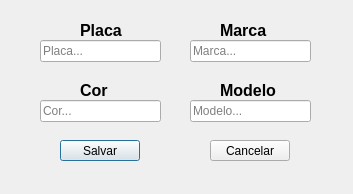
<?xml version="1.0" encoding="UTF-8"?>
<ui version="4.0">
 <class>Editar</class>
 <widget class="QDialog" name="Editar">
  <property name="geometry">
   <rect>
    <x>0</x>
    <y>0</y>
    <width>353</width>
    <height>194</height>
   </rect>
  </property>
  <property name="windowTitle">
   <string>Editar</string>
  </property>
  <widget class="QLineEdit" name="txtEdPlaca">
   <property name="geometry">
    <rect>
     <x>40</x>
     <y>40</y>
     <width>121</width>
     <height>22</height>
    </rect>
   </property>
   <property name="placeholderText">
    <string>Placa...</string>
   </property>
  </widget>
  <widget class="QLineEdit" name="txtEdMarca">
   <property name="geometry">
    <rect>
     <x>190</x>
     <y>40</y>
     <width>121</width>
     <height>22</height>
    </rect>
   </property>
   <property name="placeholderText">
    <string>Marca...</string>
   </property>
  </widget>
  <widget class="QLineEdit" name="txtEdCor">
   <property name="geometry">
    <rect>
     <x>40</x>
     <y>100</y>
     <width>121</width>
     <height>22</height>
    </rect>
   </property>
   <property name="placeholderText">
    <string>Cor...</string>
   </property>
  </widget>
  <widget class="QLineEdit" name="txtEdModelo">
   <property name="geometry">
    <rect>
     <x>190</x>
     <y>100</y>
     <width>121</width>
     <height>22</height>
    </rect>
   </property>
   <property name="placeholderText">
    <string>Modelo...</string>
   </property>
  </widget>
  <widget class="QPushButton" name="salvar">
   <property name="geometry">
    <rect>
     <x>60</x>
     <y>140</y>
     <width>80</width>
     <height>21</height>
    </rect>
   </property>
   <property name="text">
    <string>Salvar</string>
   </property>
  </widget>
  <widget class="QPushButton" name="cancel">
   <property name="geometry">
    <rect>
     <x>210</x>
     <y>140</y>
     <width>80</width>
     <height>21</height>
    </rect>
   </property>
   <property name="text">
    <string>Cancelar</string>
   </property>
  </widget>
  <widget class="QLabel" name="lblEdPlaca">
   <property name="geometry">
    <rect>
     <x>80</x>
     <y>20</y>
     <width>61</width>
     <height>20</height>
    </rect>
   </property>
   <property name="font">
    <font>
     <family>Arial</family>
     <pointsize>12</pointsize>
     <weight>75</weight>
     <bold>true</bold>
    </font>
   </property>
   <property name="text">
    <string>Placa</string>
   </property>
  </widget>
  <widget class="QLabel" name="lblEdCor">
   <property name="geometry">
    <rect>
     <x>80</x>
     <y>80</y>
     <width>61</width>
     <height>20</height>
    </rect>
   </property>
   <property name="font">
    <font>
     <family>Arial</family>
     <pointsize>12</pointsize>
     <weight>75</weight>
     <bold>true</bold>
    </font>
   </property>
   <property name="text">
    <string>Cor</string>
   </property>
  </widget>
  <widget class="QLabel" name="lblEdMarca">
   <property name="geometry">
    <rect>
     <x>220</x>
     <y>20</y>
     <width>61</width>
     <height>20</height>
    </rect>
   </property>
   <property name="font">
    <font>
     <family>Arial</family>
     <pointsize>12</pointsize>
     <weight>75</weight>
     <bold>true</bold>
    </font>
   </property>
   <property name="text">
    <string>Marca</string>
   </property>
  </widget>
  <widget class="QLabel" name="lblEdModelo">
   <property name="geometry">
    <rect>
     <x>220</x>
     <y>80</y>
     <width>61</width>
     <height>20</height>
    </rect>
   </property>
   <property name="font">
    <font>
     <family>Arial</family>
     <pointsize>12</pointsize>
     <weight>75</weight>
     <bold>true</bold>
    </font>
   </property>
   <property name="text">
    <string>Modelo</string>
   </property>
  </widget>
 </widget>
 <resources/>
 <connections>
  <connection>
   <sender>cancel</sender>
   <signal>clicked()</signal>
   <receiver>Editar</receiver>
   <slot>close()</slot>
   <hints>
    <hint type="sourcelabel">
     <x>268</x>
     <y>155</y>
    </hint>
    <hint type="destinationlabel">
     <x>266</x>
     <y>170</y>
    </hint>
   </hints>
  </connection>
 </connections>
</ui>
